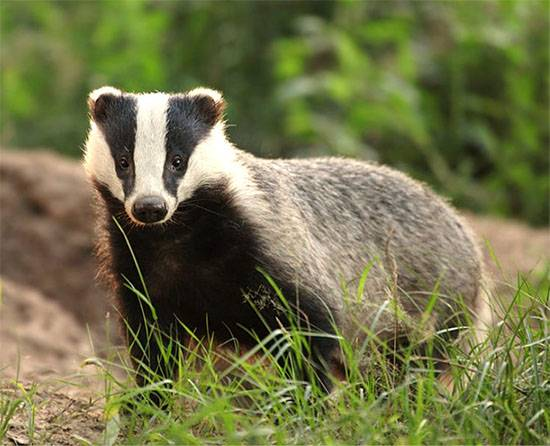
#> input picture Hot Tasks/barsuk.jpeg, 550 x 446 px
$ jupyter execute --allow-errors hot_task2.ipynb
#> lines starting #> are read from the running program, lines starting #| are printed output that depends on the picture
[cell 1]
import numpy as np
import cv2 as cv
import matplotlib.pyplot as plt

import ipywidgets as widgets

import os
#> (the rest of this cell did not finish here and is left out)

[cell 2]
def show(img):
    plt.figure(figsize=(7, 7))
    plt.imshow(img)
    plt.axis('off')
    plt.show()

[cell 3]
bar = cv.imread('barsuk.jpeg')
#> bar is the input picture: shape (446, 550, 3); mean B, G, R 72.9, 114.2, 113.2

bur = cv.imread('burunduk.jpeg')
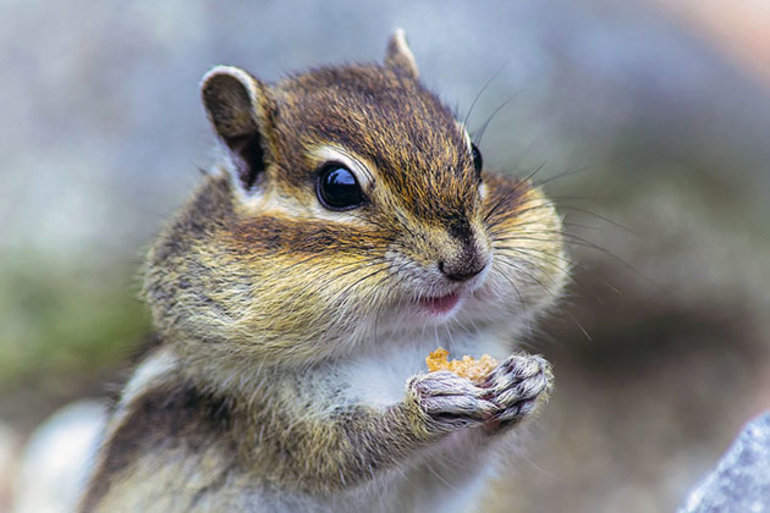
#> input picture Hot Tasks/burunduk.jpeg, 770 x 513 px
#> bur is the input picture: shape (513, 770, 3); mean B, G, R 136.6, 136.6, 136.2

#> (the rest of this cell did not finish here and is left out)

[cell 4]
show(bur)

[cell 5]
ba_face = cv.imread('bar_face.png')
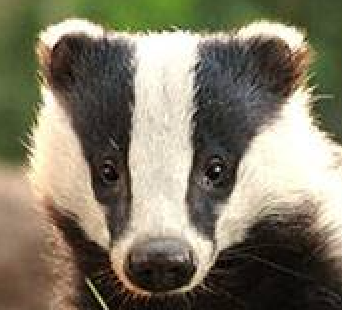
#> input picture Hot Tasks/bar_face.png, 342 x 310 px
#> ba_face is the input picture: shape (310, 342, 3); mean B, G, R 102.9, 122.2, 128.8
#> (the rest of this cell did not finish here and is left out)

[cell 6]
ba_face.shape
#> Out = (310, 342, 3)
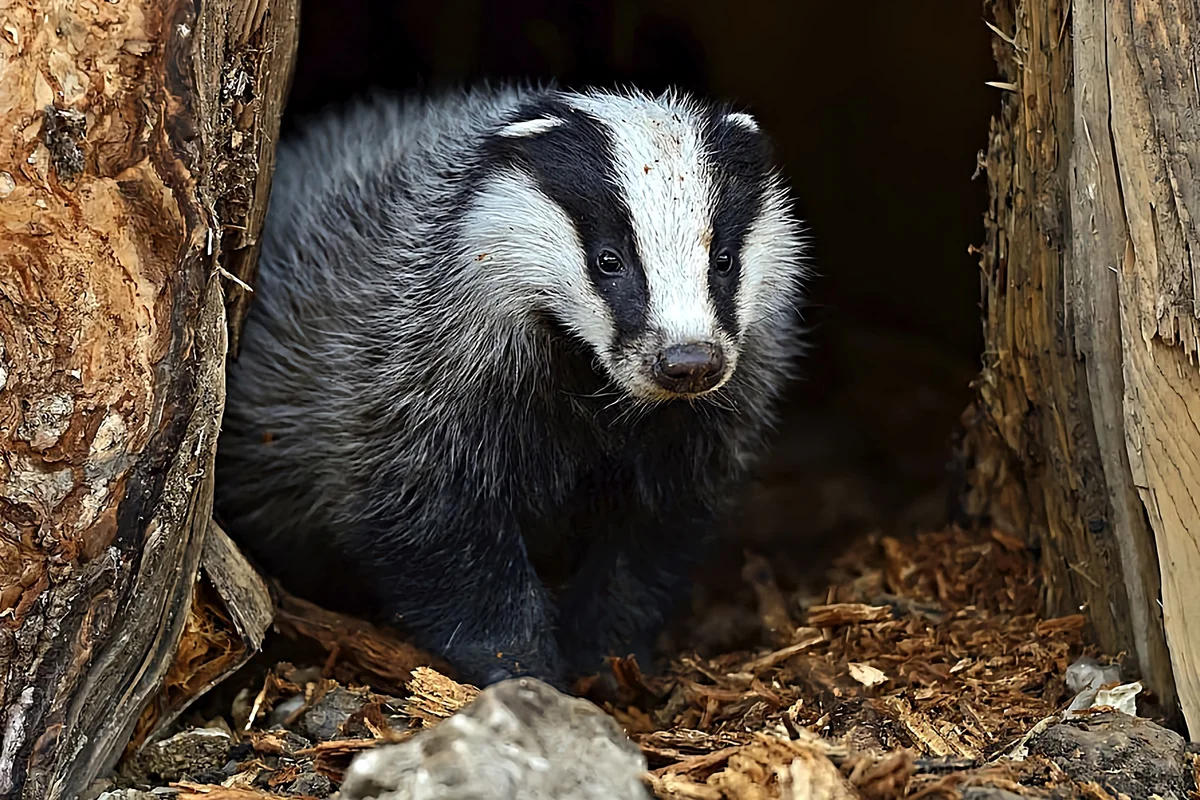
#> input picture Hot Tasks/bas/ba1.jpeg, 1200 x 800 px

[cell 7]
methods = ['cv.TM_CCOEFF', 'cv.TM_CCOEFF_NORMED', 'cv.TM_CCORR',
            'cv.TM_CCORR_NORMED', 'cv.TM_SQDIFF', 'cv.TM_SQDIFF_NORMED']

#> (a cell that did not finish here is left out)

#> (a cell that did not finish here is left out)

[cell 10]
def findMeanRGB(img):
    return np.mean(np.mean(np.mean(img, axis=0), axis=1))

#> (a cell that did not finish here is left out)
